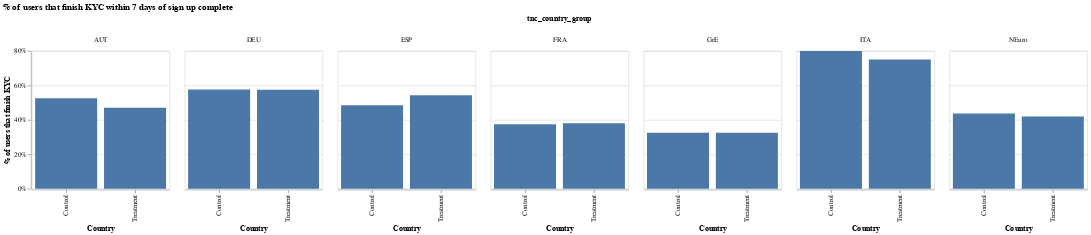

Notebook code for this chart:
### Markdown cell above
### Robustness 

What is happening? Slice the experimental results by a couple of dimensions.

### Code cell
from datetime import datetime

df = pd.read_csv("kyc_internet.csv")

# drop users that are not yet age 7.
df["age"] = (datetime.now() - pd.to_datetime(df["tc_date"])).dt.days
df = df.loc[df["age"] >= 7, :]

# make sure we are unique on the user level.
df = (
    df.groupby(["treatment", "user_id", "tnc_country_group"])[
        "tc_date", "kyc_first_completed"
    ]
    .agg("min")
    .reset_index()
)

# now, count how many users managed to finish KYC within 7 days.
df["kycc"] = 0
df.loc[
    (pd.to_datetime(df["kyc_first_completed"]) - pd.to_datetime(df["tc_date"])).dt.days
    <= 7,
    "kycc",
] = 1

df = df.groupby(["treatment", "tnc_country_group"])["kycc"].agg("mean").reset_index()

alt.Chart(df).mark_bar().encode(
    x=alt.X("treatment:N", axis=alt.Axis(title="Country")),
    y=alt.Y("kycc:Q", axis=alt.Axis(title="% of users that finish KYC", format="%")),
    column="tnc_country_group:N",
).properties(
    width=200,
    height=200,
    title="% of users that finish KYC within 7 days of sign up complete",
)

### Figure 1 — Vega-Lite specification as saved in the notebook (floating-point values rounded to 4 significant figures)
{"config": {"view": {"continuousWidth": 400, "continuousHeight": 300}}, "data": {"name": "data-514028ad456da86edb55359be22ae835"}, "mark": "bar", "encoding": {"column": {"type": "nominal", "field": "tnc_country_group"}, "x": {"type": "nominal", "axis": {"title": "Country"}, "field": "treatment"}, "y": {"type": "quantitative", "axis": {"format": "%", "title": "% of users that finish KYC"}, "field": "kycc"}}, "height": 200, "title": "% of users that finish KYC within 7 days of sign up complete", "width": 200, "$schema": "https://vega.github.io/schema/vega-lite/v4.0.2.json", "datasets": {"data-514028ad456da86edb55359be22ae835": [{"treatment": "Control", "tnc_country_group": "AUT       ", "kycc": 0.5254}, {"treatment": "Control", "tnc_country_group": "DEU       ", "kycc": 0.5757}, {"treatment": "Control", "tnc_country_group": "ESP       ", "kycc": 0.4849}, {"treatment": "Control", "tnc_country_group": "FRA       ", "kycc": 0.3751}, {"treatment": "Control", "tnc_country_group": "GrE       ", "kycc": 0.3248}, {"treatment": "Control", "tnc_country_group": "ITA       ", "kycc": 0.8}, {"treatment": "Control", "tnc_country_group": "NEuro     ", "kycc": 0.4364}, {"treatment": "Treatment", "tnc_country_group": "AUT       ", "kycc": 0.4706}, {"treatment": "Treatment", "tnc_country_group": "DEU       ", "kycc": 0.5752}, {"treatment": "Treatment", "tnc_country_group": "ESP       ", "kycc": 0.5423}, {"treatment": "Treatment", "tnc_country_group": "FRA       ", "kycc": 0.381}, {"treatment": "Treatment", "tnc_country_group": "GrE       ", "kycc": 0.3254}, {"treatment": "Treatment", "tnc_country_group": "ITA       ", "kycc": 0.75}, {"treatment": "Treatment", "tnc_country_group": "NEuro     ", "kycc": 0.4194}]}}
